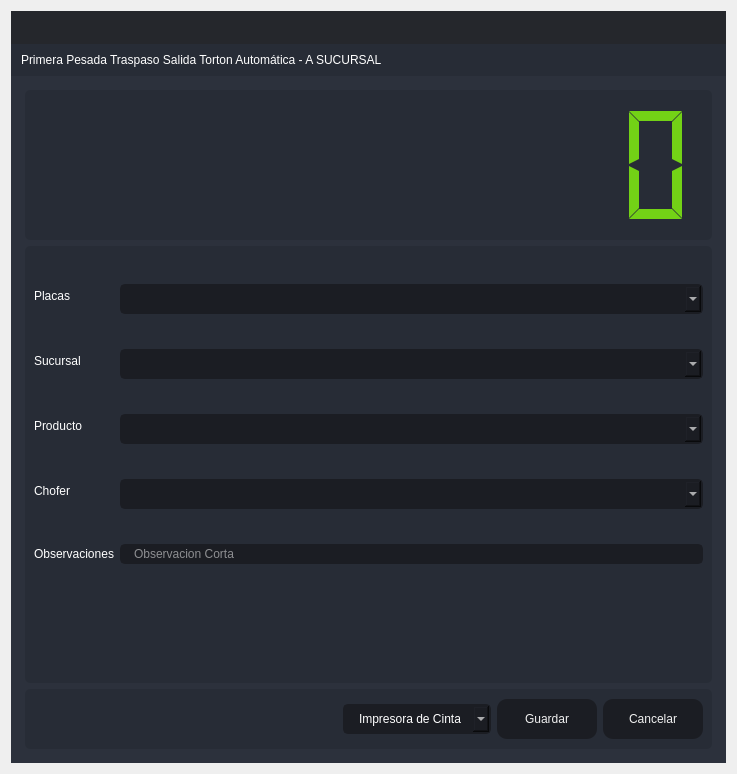
<?xml version="1.0" encoding="UTF-8"?>
<ui version="4.0">
 <class>PrimeraPTA</class>
 <widget class="QDialog" name="PrimeraPTA">
  <property name="windowModality">
   <enum>Qt::ApplicationModal</enum>
  </property>
  <property name="geometry">
   <rect>
    <x>0</x>
    <y>0</y>
    <width>737</width>
    <height>774</height>
   </rect>
  </property>
  <property name="minimumSize">
   <size>
    <width>737</width>
    <height>774</height>
   </size>
  </property>
  <property name="maximumSize">
   <size>
    <width>737</width>
    <height>774</height>
   </size>
  </property>
  <property name="windowTitle">
   <string>Primera Pesada Traspaso Torton Automática</string>
  </property>
  <layout class="QVBoxLayout" name="verticalLayout_6">
   <item>
    <widget class="QFrame" name="frame_main">
     <property name="styleSheet">
      <string notr="true">/* LINE EDIT */
QLineEdit {
	background-color: rgb(27, 29, 35);
	border-radius: 5px;
	border: 2px solid rgb(27, 29, 35);
	padding-left: 10px;
}
QLineEdit:hover {
	border: 2px solid rgb(64, 71, 88);
}
QLineEdit:focus {
	border: 2px solid rgb(91, 101, 124);
}

/* SCROLL BARS */
QScrollBar:horizontal {
    border: none;
    background: rgb(52, 59, 72);
    height: 14px;
    margin: 0px 21px 0 21px;
	border-radius: 0px;
}
QScrollBar::handle:horizontal {
    background: rgb(85, 170, 255);
    min-width: 25px;
	border-radius: 7px
}
QScrollBar::add-line:horizontal {
    border: none;
    background: rgb(55, 63, 77);
    width: 20px;
	border-top-right-radius: 7px;
    border-bottom-right-radius: 7px;
    subcontrol-position: right;
    subcontrol-origin: margin;
}
QScrollBar::sub-line:horizontal {
    border: none;
    background: rgb(55, 63, 77);
    width: 20px;
	border-top-left-radius: 7px;
    border-bottom-left-radius: 7px;
    subcontrol-position: left;
    subcontrol-origin: margin;
}
QScrollBar::up-arrow:horizontal, QScrollBar::down-arrow:horizontal
{
     background: none;
}
QScrollBar::add-page:horizontal, QScrollBar::sub-page:horizontal
{
     background: none;
}
 QScrollBar:vertical {
	border: none;
    background: rgb(52, 59, 72);
    width: 14px;
    margin: 21px 0 21px 0;
	border-radius: 0px;
 }
 QScrollBar::handle:vertical {	
	background: rgb(85, 170, 255);
    min-height: 25px;
	border-radius: 7px
 }
 QScrollBar::add-line:vertical {
     border: none;
    background: rgb(55, 63, 77);
     height: 20px;
	border-bottom-left-radius: 7px;
    border-bottom-right-radius: 7px;
     subcontrol-position: bottom;
     subcontrol-origin: margin;
 }
 QScrollBar::sub-line:vertical {
	border: none;
    background: rgb(55, 63, 77);
     height: 20px;
	border-top-left-radius: 7px;
    border-top-right-radius: 7px;
     subcontrol-position: top;
     subcontrol-origin: margin;
 }
 QScrollBar::up-arrow:vertical, QScrollBar::down-arrow:vertical {
     background: none;
 }

 QScrollBar::add-page:vertical, QScrollBar::sub-page:vertical {
     background: none;
 }

/* CHECKBOX */
QCheckBox::indicator {
    border: 3px solid rgb(52, 59, 72);
	width: 15px;
	height: 15px;
	border-radius: 10px;
    background: rgb(44, 49, 60);
}
QCheckBox::indicator:hover {
    border: 3px solid rgb(58, 66, 81);
}
QCheckBox::indicator:checked {
    background: 3px solid rgb(52, 59, 72);
	border: 3px solid rgb(52, 59, 72);	
	background-image: url(:/16x16/icons/16x16/cil-check-alt.png);
}

/* RADIO BUTTON */
QRadioButton::indicator {
    border: 3px solid rgb(52, 59, 72);
	width: 15px;
	height: 15px;
	border-radius: 10px;
    background: rgb(44, 49, 60);
}
QRadioButton::indicator:hover {
    border: 3px solid rgb(58, 66, 81);
}
QRadioButton::indicator:checked {
    background: 3px solid rgb(94, 106, 130);
	border: 3px solid rgb(52, 59, 72);	
}

/* COMBOBOX */
QComboBox{
	background-color: rgb(27, 29, 35);
	border-radius: 5px;
	border: 2px solid rgb(27, 29, 35);
	padding: 5px;
	padding-left: 10px;
}
QComboBox:hover{
	border: 2px solid rgb(64, 71, 88);
}
QComboBox::drop-down {
	subcontrol-origin: padding;
	subcontrol-position: top right;
	width: 25px; 
	border-left-width: 3px;
	border-left-color: rgba(39, 44, 54, 150);
	border-left-style: solid;
	border-top-right-radius: 3px;
	border-bottom-right-radius: 3px;	
	background-image: url(:/16x16/icons/16x16/cil-arrow-bottom.png);
	background-position: center;
	background-repeat: no-reperat;
 }
QComboBox QAbstractItemView {
	color: rgb(85, 170, 255);	
	background-color: rgb(27, 29, 35);
	padding: 10px;
	selection-background-color: rgb(39, 44, 54);
}

/* SLIDERS */
QSlider::groove:horizontal {
    border-radius: 9px;
    height: 18px;
	margin: 0px;
	background-color: rgb(52, 59, 72);
}
QSlider::groove:horizontal:hover {
	background-color: rgb(55, 62, 76);
}
QSlider::handle:horizontal {
    background-color: rgb(85, 170, 255);
    border: none;
    height: 18px;
    width: 18px;
    margin: 0px;
	border-radius: 9px;
}
QSlider::handle:horizontal:hover {
    background-color: rgb(105, 180, 255);
}
QSlider::handle:horizontal:pressed {
    background-color: rgb(65, 130, 195);
}

QSlider::groove:vertical {
    border-radius: 9px;
    width: 18px;
    margin: 0px;
	background-color: rgb(52, 59, 72);
}
QSlider::groove:vertical:hover {
	background-color: rgb(55, 62, 76);
}
QSlider::handle:vertical {
    background-color: rgb(85, 170, 255);
	border: none;
    height: 18px;
    width: 18px;
    margin: 0px;
	border-radius: 9px;
}
QSlider::handle:vertical:hover {
    background-color: rgb(105, 180, 255);
}
QSlider::handle:vertical:pressed {
    background-color: rgb(65, 130, 195);
}

</string>
     </property>
     <property name="frameShape">
      <enum>QFrame::NoFrame</enum>
     </property>
     <property name="frameShadow">
      <enum>QFrame::Raised</enum>
     </property>
     <layout class="QVBoxLayout" name="verticalLayout">
      <property name="spacing">
       <number>0</number>
      </property>
      <property name="leftMargin">
       <number>0</number>
      </property>
      <property name="topMargin">
       <number>0</number>
      </property>
      <property name="rightMargin">
       <number>0</number>
      </property>
      <property name="bottomMargin">
       <number>0</number>
      </property>
      <item>
       <widget class="QFrame" name="frame_top">
        <property name="minimumSize">
         <size>
          <width>0</width>
          <height>65</height>
         </size>
        </property>
        <property name="maximumSize">
         <size>
          <width>16777215</width>
          <height>65</height>
         </size>
        </property>
        <property name="styleSheet">
         <string notr="true">background-color: transparent;</string>
        </property>
        <property name="frameShape">
         <enum>QFrame::NoFrame</enum>
        </property>
        <property name="frameShadow">
         <enum>QFrame::Raised</enum>
        </property>
        <layout class="QHBoxLayout" name="horizontalLayout_3">
         <property name="spacing">
          <number>0</number>
         </property>
         <property name="leftMargin">
          <number>0</number>
         </property>
         <property name="topMargin">
          <number>0</number>
         </property>
         <property name="rightMargin">
          <number>0</number>
         </property>
         <property name="bottomMargin">
          <number>0</number>
         </property>
         <item>
          <widget class="QFrame" name="frame_toggle">
           <property name="maximumSize">
            <size>
             <width>70</width>
             <height>16777215</height>
            </size>
           </property>
           <property name="styleSheet">
            <string notr="true">background-color: rgb(27, 29, 35);</string>
           </property>
           <property name="frameShape">
            <enum>QFrame::NoFrame</enum>
           </property>
           <property name="frameShadow">
            <enum>QFrame::Raised</enum>
           </property>
           <layout class="QVBoxLayout" name="verticalLayout_3">
            <property name="spacing">
             <number>0</number>
            </property>
            <property name="leftMargin">
             <number>0</number>
            </property>
            <property name="topMargin">
             <number>0</number>
            </property>
            <property name="rightMargin">
             <number>0</number>
            </property>
            <property name="bottomMargin">
             <number>0</number>
            </property>
           </layout>
          </widget>
         </item>
         <item>
          <widget class="QFrame" name="frame_top_right">
           <property name="styleSheet">
            <string notr="true">background: transparent;</string>
           </property>
           <property name="frameShape">
            <enum>QFrame::NoFrame</enum>
           </property>
           <property name="frameShadow">
            <enum>QFrame::Raised</enum>
           </property>
           <layout class="QVBoxLayout" name="verticalLayout_2">
            <property name="spacing">
             <number>0</number>
            </property>
            <property name="leftMargin">
             <number>0</number>
            </property>
            <property name="topMargin">
             <number>0</number>
            </property>
            <property name="rightMargin">
             <number>0</number>
            </property>
            <property name="bottomMargin">
             <number>0</number>
            </property>
            <item>
             <widget class="QFrame" name="frame_top_btns">
              <property name="maximumSize">
               <size>
                <width>16777215</width>
                <height>42</height>
               </size>
              </property>
              <property name="styleSheet">
               <string notr="true">background-color: rgba(27, 29, 35, 200)</string>
              </property>
              <property name="frameShape">
               <enum>QFrame::NoFrame</enum>
              </property>
              <property name="frameShadow">
               <enum>QFrame::Raised</enum>
              </property>
              <layout class="QHBoxLayout" name="horizontalLayout_4">
               <property name="spacing">
                <number>0</number>
               </property>
               <property name="leftMargin">
                <number>0</number>
               </property>
               <property name="topMargin">
                <number>0</number>
               </property>
               <property name="rightMargin">
                <number>0</number>
               </property>
               <property name="bottomMargin">
                <number>0</number>
               </property>
               <item>
                <widget class="QFrame" name="frame_label_top_btns">
                 <property name="sizePolicy">
                  <sizepolicy hsizetype="Expanding" vsizetype="Preferred">
                   <horstretch>0</horstretch>
                   <verstretch>0</verstretch>
                  </sizepolicy>
                 </property>
                 <property name="frameShape">
                  <enum>QFrame::NoFrame</enum>
                 </property>
                 <property name="frameShadow">
                  <enum>QFrame::Raised</enum>
                 </property>
                 <layout class="QHBoxLayout" name="horizontalLayout_10">
                  <property name="spacing">
                   <number>0</number>
                  </property>
                  <property name="leftMargin">
                   <number>5</number>
                  </property>
                  <property name="topMargin">
                   <number>0</number>
                  </property>
                  <property name="rightMargin">
                   <number>10</number>
                  </property>
                  <property name="bottomMargin">
                   <number>0</number>
                  </property>
                 </layout>
                </widget>
               </item>
               <item alignment="Qt::AlignRight">
                <widget class="QFrame" name="frame_btns_right">
                 <property name="sizePolicy">
                  <sizepolicy hsizetype="Expanding" vsizetype="Preferred">
                   <horstretch>0</horstretch>
                   <verstretch>0</verstretch>
                  </sizepolicy>
                 </property>
                 <property name="maximumSize">
                  <size>
                   <width>120</width>
                   <height>16777215</height>
                  </size>
                 </property>
                 <property name="frameShape">
                  <enum>QFrame::NoFrame</enum>
                 </property>
                 <property name="frameShadow">
                  <enum>QFrame::Raised</enum>
                 </property>
                 <layout class="QHBoxLayout" name="horizontalLayout_5">
                  <property name="spacing">
                   <number>0</number>
                  </property>
                  <property name="leftMargin">
                   <number>0</number>
                  </property>
                  <property name="topMargin">
                   <number>0</number>
                  </property>
                  <property name="rightMargin">
                   <number>0</number>
                  </property>
                  <property name="bottomMargin">
                   <number>0</number>
                  </property>
                 </layout>
                </widget>
               </item>
              </layout>
             </widget>
            </item>
            <item>
             <widget class="QFrame" name="frame_top_info">
              <property name="maximumSize">
               <size>
                <width>16777215</width>
                <height>65</height>
               </size>
              </property>
              <property name="styleSheet">
               <string notr="true">background-color: rgb(39, 44, 54);</string>
              </property>
              <property name="frameShape">
               <enum>QFrame::NoFrame</enum>
              </property>
              <property name="frameShadow">
               <enum>QFrame::Raised</enum>
              </property>
              <layout class="QHBoxLayout" name="horizontalLayout_8">
               <property name="spacing">
                <number>0</number>
               </property>
               <property name="leftMargin">
                <number>10</number>
               </property>
               <property name="topMargin">
                <number>0</number>
               </property>
               <property name="rightMargin">
                <number>10</number>
               </property>
               <property name="bottomMargin">
                <number>0</number>
               </property>
               <item>
                <widget class="QLabel" name="label">
                 <property name="styleSheet">
                  <string notr="true">font: 75 16pt &quot;MS Shell Dlg 2&quot;;
color: rgb(255, 255, 255);</string>
                 </property>
                 <property name="text">
                  <string>Primera Pesada Traspaso Salida Torton Automática - A SUCURSAL</string>
                 </property>
                </widget>
               </item>
              </layout>
             </widget>
            </item>
           </layout>
          </widget>
         </item>
        </layout>
       </widget>
      </item>
      <item>
       <widget class="QFrame" name="frame_center">
        <property name="sizePolicy">
         <sizepolicy hsizetype="Expanding" vsizetype="Expanding">
          <horstretch>0</horstretch>
          <verstretch>0</verstretch>
         </sizepolicy>
        </property>
        <property name="styleSheet">
         <string notr="true">background-color: rgb(40, 44, 52);</string>
        </property>
        <property name="frameShape">
         <enum>QFrame::NoFrame</enum>
        </property>
        <property name="frameShadow">
         <enum>QFrame::Raised</enum>
        </property>
        <layout class="QHBoxLayout" name="horizontalLayout_2">
         <property name="spacing">
          <number>0</number>
         </property>
         <property name="leftMargin">
          <number>0</number>
         </property>
         <property name="topMargin">
          <number>0</number>
         </property>
         <property name="rightMargin">
          <number>0</number>
         </property>
         <property name="bottomMargin">
          <number>0</number>
         </property>
         <item>
          <widget class="QFrame" name="frame_content_right">
           <property name="styleSheet">
            <string notr="true">background-color: rgb(44, 49, 60);</string>
           </property>
           <property name="frameShape">
            <enum>QFrame::NoFrame</enum>
           </property>
           <property name="frameShadow">
            <enum>QFrame::Raised</enum>
           </property>
           <layout class="QVBoxLayout" name="verticalLayout_4">
            <property name="spacing">
             <number>0</number>
            </property>
            <property name="leftMargin">
             <number>0</number>
            </property>
            <property name="topMargin">
             <number>0</number>
            </property>
            <property name="rightMargin">
             <number>0</number>
            </property>
            <property name="bottomMargin">
             <number>0</number>
            </property>
            <item>
             <widget class="QFrame" name="frame_content">
              <property name="frameShape">
               <enum>QFrame::NoFrame</enum>
              </property>
              <property name="frameShadow">
               <enum>QFrame::Raised</enum>
              </property>
              <layout class="QVBoxLayout" name="verticalLayout_9">
               <property name="spacing">
                <number>0</number>
               </property>
               <property name="leftMargin">
                <number>5</number>
               </property>
               <property name="topMargin">
                <number>5</number>
               </property>
               <property name="rightMargin">
                <number>5</number>
               </property>
               <property name="bottomMargin">
                <number>5</number>
               </property>
               <item>
                <widget class="QStackedWidget" name="stackedWidget">
                 <property name="styleSheet">
                  <string notr="true">background: transparent;</string>
                 </property>
                 <property name="currentIndex">
                  <number>0</number>
                 </property>
                 <widget class="QWidget" name="page_home">
                  <layout class="QVBoxLayout" name="verticalLayout_10">
                   <item>
                    <widget class="QFrame" name="frame_3">
                     <property name="minimumSize">
                      <size>
                       <width>0</width>
                       <height>150</height>
                      </size>
                     </property>
                     <property name="maximumSize">
                      <size>
                       <width>16777215</width>
                       <height>150</height>
                      </size>
                     </property>
                     <property name="styleSheet">
                      <string notr="true">background-color: rgb(39, 44, 54);
border-radius: 5px;</string>
                     </property>
                     <property name="frameShape">
                      <enum>QFrame::StyledPanel</enum>
                     </property>
                     <property name="frameShadow">
                      <enum>QFrame::Raised</enum>
                     </property>
                     <layout class="QVBoxLayout" name="verticalLayout_11">
                      <item>
                       <layout class="QVBoxLayout" name="verticalLayout_8">
                        <item>
                         <widget class="QLCDNumber" name="lcdNumber_7">
                          <property name="styleSheet">
                           <string notr="true">color:rgb(115, 210, 22)</string>
                          </property>
                          <property name="digitCount">
                           <number>10</number>
                          </property>
                          <property name="segmentStyle">
                           <enum>QLCDNumber::Flat</enum>
                          </property>
                          <property name="value" stdset="0">
                           <double>0.000000000000000</double>
                          </property>
                         </widget>
                        </item>
                       </layout>
                      </item>
                     </layout>
                    </widget>
                   </item>
                   <item>
                    <widget class="QFrame" name="frame">
                     <property name="styleSheet">
                      <string notr="true">background-color: rgb(39, 44, 54);
border-radius: 5px;</string>
                     </property>
                     <property name="frameShape">
                      <enum>QFrame::StyledPanel</enum>
                     </property>
                     <property name="frameShadow">
                      <enum>QFrame::Raised</enum>
                     </property>
                     <layout class="QVBoxLayout" name="verticalLayout_5">
                      <item>
                       <layout class="QVBoxLayout" name="verticalLayout_12">
                        <item>
                         <layout class="QFormLayout" name="formLayout">
                          <item row="0" column="0">
                           <widget class="QLabel" name="label_2">
                            <property name="styleSheet">
                             <string notr="true">color: rgb(255, 255, 255);
font: 75 12pt &quot;MS Shell Dlg 2&quot;;</string>
                            </property>
                            <property name="text">
                             <string>Placas</string>
                            </property>
                           </widget>
                          </item>
                          <item row="0" column="1">
                           <widget class="QComboBox" name="comboBox_placas">
                            <property name="styleSheet">
                             <string notr="true">QComboBox{
	background-color: rgb(27, 29, 35);
	border-radius: 5px;
	border: 2px solid rgb(27, 29, 35);
	padding: 5px;
	padding-left: 14px;
	color: rgb(255, 255, 255);
    font: 75 12pt &quot;MS Shell Dlg 2&quot;;
}
QComboBox:hover{
	border: 2px solid rgb(64, 71, 88);
}
QComboBox QAbstractItemView {
	color: rgb(85, 170, 255);	
	background-color: rgb(27, 29, 35);
	padding: 10px;
	selection-background-color: rgb(39, 44, 54);
}</string>
                            </property>
                           </widget>
                          </item>
                          <item row="1" column="0">
                           <widget class="QLabel" name="label_3">
                            <property name="styleSheet">
                             <string notr="true">color: rgb(255, 255, 255);
font: 75 12pt &quot;MS Shell Dlg 2&quot;;</string>
                            </property>
                            <property name="text">
                             <string>Sucursal</string>
                            </property>
                           </widget>
                          </item>
                          <item row="1" column="1">
                           <widget class="QComboBox" name="comboBox_sucursal">
                            <property name="styleSheet">
                             <string notr="true">QComboBox{
	background-color: rgb(27, 29, 35);
	border-radius: 5px;
	border: 2px solid rgb(27, 29, 35);
	padding: 5px;
	padding-left: 14px;
	color: rgb(255, 255, 255);
    font: 75 12pt &quot;MS Shell Dlg 2&quot;;
}
QComboBox:hover{
	border: 2px solid rgb(64, 71, 88);
}
QComboBox QAbstractItemView {
	color: rgb(85, 170, 255);	
	background-color: rgb(27, 29, 35);
	padding: 10px;
	selection-background-color: rgb(39, 44, 54);
}</string>
                            </property>
                           </widget>
                          </item>
                          <item row="2" column="0">
                           <widget class="QLabel" name="label_5">
                            <property name="styleSheet">
                             <string notr="true">color: rgb(255, 255, 255);
font: 75 12pt &quot;MS Shell Dlg 2&quot;;</string>
                            </property>
                            <property name="text">
                             <string>Producto</string>
                            </property>
                           </widget>
                          </item>
                          <item row="2" column="1">
                           <widget class="QComboBox" name="comboBox_productos">
                            <property name="styleSheet">
                             <string notr="true">QComboBox{
	background-color: rgb(27, 29, 35);
	border-radius: 5px;
	border: 2px solid rgb(27, 29, 35);
	padding: 5px;
	padding-left: 14px;
	color: rgb(255, 255, 255);
    font: 75 12pt &quot;MS Shell Dlg 2&quot;;
}
QComboBox:hover{
	border: 2px solid rgb(64, 71, 88);
}
QComboBox QAbstractItemView {
	color: rgb(85, 170, 255);	
	background-color: rgb(27, 29, 35);
	padding: 10px;
	selection-background-color: rgb(39, 44, 54);
}</string>
                            </property>
                           </widget>
                          </item>
                          <item row="3" column="0">
                           <widget class="QLabel" name="label_6">
                            <property name="styleSheet">
                             <string notr="true">color: rgb(255, 255, 255);
font: 75 12pt &quot;MS Shell Dlg 2&quot;;</string>
                            </property>
                            <property name="text">
                             <string>Chofer</string>
                            </property>
                           </widget>
                          </item>
                          <item row="3" column="1">
                           <widget class="QComboBox" name="comboBox_operador">
                            <property name="styleSheet">
                             <string notr="true">QComboBox{
	background-color: rgb(27, 29, 35);
	border-radius: 5px;
	border: 2px solid rgb(27, 29, 35);
	padding: 5px;
	padding-left: 14px;
	color: rgb(255, 255, 255);
    font: 75 12pt &quot;MS Shell Dlg 2&quot;;
}
QComboBox:hover{
	border: 2px solid rgb(64, 71, 88);
}
QComboBox QAbstractItemView {
	color: rgb(85, 170, 255);	
	background-color: rgb(27, 29, 35);
	padding: 10px;
	selection-background-color: rgb(39, 44, 54);
}</string>
                            </property>
                           </widget>
                          </item>
                          <item row="4" column="0">
                           <widget class="QLabel" name="label_7">
                            <property name="styleSheet">
                             <string notr="true">color: rgb(255, 255, 255);
font: 75 12pt &quot;MS Shell Dlg 2&quot;;</string>
                            </property>
                            <property name="text">
                             <string>Observaciones</string>
                            </property>
                           </widget>
                          </item>
                          <item row="4" column="1">
                           <widget class="QLineEdit" name="observaciones">
                            <property name="styleSheet">
                             <string notr="true">QLineEdit {
	background-color: rgb(27, 29, 35);
	border-radius: 5px;
	border: 2px solid rgb(27, 29, 35);
	padding-left: 10px;
	font: 75 12pt &quot;MS Shell Dlg 2&quot;;
	color: rgb(255, 255, 255);
}
QLineEdit:hover {
	border: 2px solid rgb(64, 71, 88);
}
QLineEdit:focus {
	border: 2px solid rgb(91, 101, 124);
}</string>
                            </property>
                            <property name="maxLength">
                             <number>125</number>
                            </property>
                            <property name="placeholderText">
                             <string>Observacion Corta</string>
                            </property>
                           </widget>
                          </item>
                          <item row="5" column="0">
                           <widget class="Line" name="line">
                            <property name="orientation">
                             <enum>Qt::Horizontal</enum>
                            </property>
                           </widget>
                          </item>
                          <item row="5" column="1">
                           <spacer name="verticalSpacer">
                            <property name="orientation">
                             <enum>Qt::Vertical</enum>
                            </property>
                            <property name="sizeHint" stdset="0">
                             <size>
                              <width>20</width>
                              <height>40</height>
                             </size>
                            </property>
                           </spacer>
                          </item>
                         </layout>
                        </item>
                       </layout>
                      </item>
                     </layout>
                    </widget>
                   </item>
                   <item>
                    <widget class="QFrame" name="frame_2">
                     <property name="minimumSize">
                      <size>
                       <width>0</width>
                       <height>60</height>
                      </size>
                     </property>
                     <property name="maximumSize">
                      <size>
                       <width>16777215</width>
                       <height>60</height>
                      </size>
                     </property>
                     <property name="styleSheet">
                      <string notr="true">background-color: rgb(39, 44, 54);
border-radius: 5px;</string>
                     </property>
                     <property name="frameShape">
                      <enum>QFrame::StyledPanel</enum>
                     </property>
                     <property name="frameShadow">
                      <enum>QFrame::Raised</enum>
                     </property>
                     <layout class="QHBoxLayout" name="horizontalLayout_9">
                      <item>
                       <layout class="QGridLayout" name="gridLayout">
                        <item row="0" column="0">
                         <spacer name="horizontalSpacer">
                          <property name="orientation">
                           <enum>Qt::Horizontal</enum>
                          </property>
                          <property name="sizeHint" stdset="0">
                           <size>
                            <width>40</width>
                            <height>20</height>
                           </size>
                          </property>
                         </spacer>
                        </item>
                        <item row="0" column="3">
                         <widget class="QPushButton" name="btnr">
                          <property name="minimumSize">
                           <size>
                            <width>100</width>
                            <height>40</height>
                           </size>
                          </property>
                          <property name="styleSheet">
                           <string notr="true">QPushButton {
	border-color: rgb(27, 29, 35);
	font: 75 10pt &quot;MS Shell Dlg 2&quot;;
	color: rgb(240, 240, 240);
	background-color: rgb(27, 29, 35);
	border: 0px solid;
	border-radius: 10px;	
}
QPushButton:hover {
	background-color:rgb(44, 49, 60);
	border-color: rgb(27, 29, 35);
	border: 2px solid;
}</string>
                          </property>
                          <property name="text">
                           <string>Cancelar</string>
                          </property>
                         </widget>
                        </item>
                        <item row="0" column="2">
                         <widget class="QPushButton" name="btn_guardar">
                          <property name="minimumSize">
                           <size>
                            <width>100</width>
                            <height>40</height>
                           </size>
                          </property>
                          <property name="styleSheet">
                           <string notr="true">QPushButton {
	border-color: rgb(27, 29, 35);
	font: 75 10pt &quot;MS Shell Dlg 2&quot;;
	color: rgb(240, 240, 240);
	background-color: rgb(27, 29, 35);
	border: 0px solid;
	border-radius: 10px;	
}
QPushButton:hover {
	background-color:rgb(44, 49, 60);
	border-color: rgb(27, 29, 35);
	border: 2px solid;
}</string>
                          </property>
                          <property name="text">
                           <string>Guardar</string>
                          </property>
                         </widget>
                        </item>
                        <item row="0" column="1">
                         <widget class="QComboBox" name="comboBox_impresora">
                          <property name="styleSheet">
                           <string notr="true">QComboBox{
	background-color: rgb(27, 29, 35);
	border-radius: 5px;
	border: 2px solid rgb(27, 29, 35);
	padding: 5px;
	padding-left: 14px;
	color: rgb(255, 255, 255);
    font: 75 12pt &quot;MS Shell Dlg 2&quot;;
}
QComboBox:hover{
	border: 2px solid rgb(64, 71, 88);
}
QComboBox QAbstractItemView {
	color: rgb(85, 170, 255);	
	background-color: rgb(27, 29, 35);
	padding: 10px;
	selection-background-color: rgb(39, 44, 54);
}</string>
                          </property>
                          <item>
                           <property name="text">
                            <string>Impresora de Cinta</string>
                           </property>
                          </item>
                          <item>
                           <property name="text">
                            <string>Impresora Windows</string>
                           </property>
                          </item>
                         </widget>
                        </item>
                       </layout>
                      </item>
                     </layout>
                    </widget>
                   </item>
                  </layout>
                 </widget>
                </widget>
               </item>
              </layout>
             </widget>
            </item>
           </layout>
          </widget>
         </item>
        </layout>
       </widget>
      </item>
     </layout>
    </widget>
   </item>
  </layout>
 </widget>
 <resources/>
 <connections/>
</ui>
